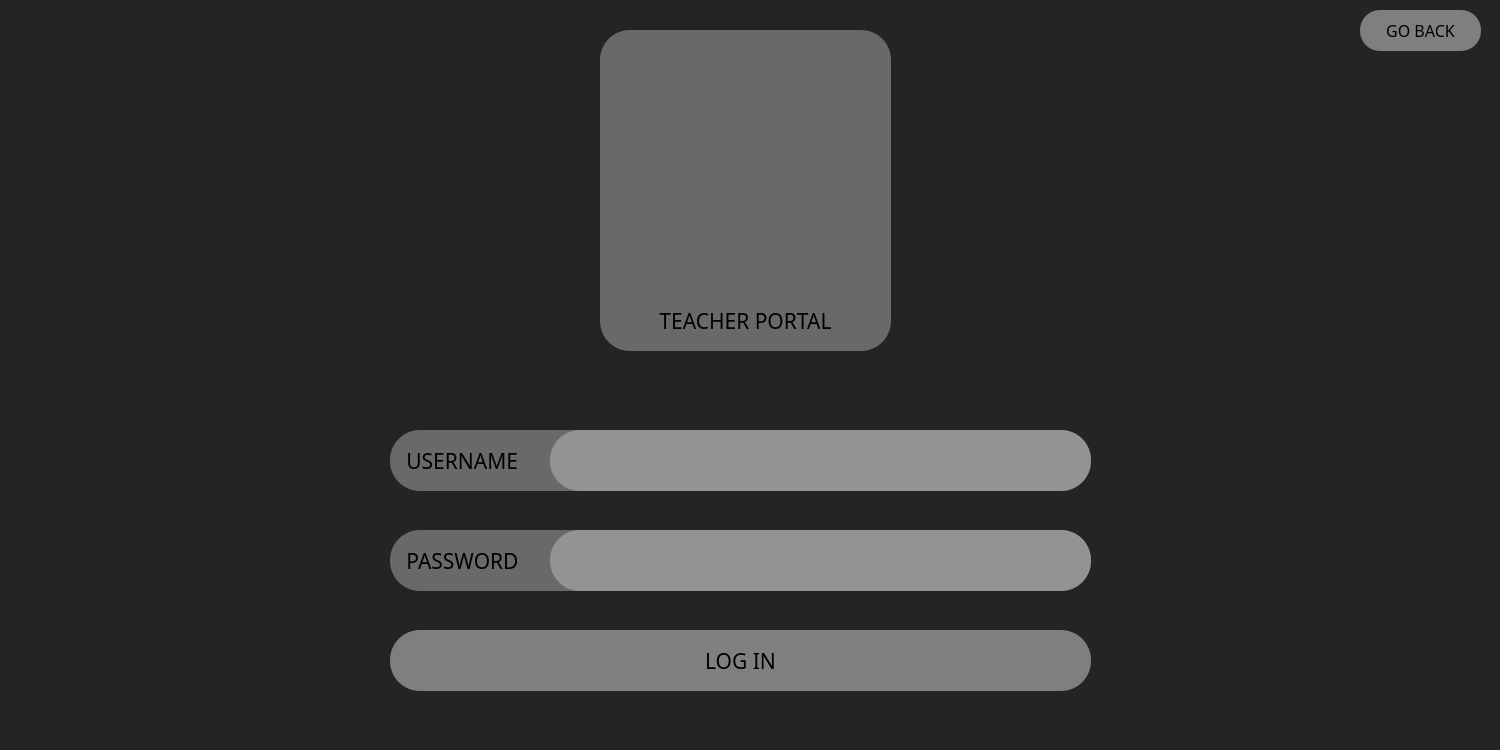
<?xml version="1.0" encoding="UTF-8"?>
<ui version="4.0">
 <class>Dialog</class>
 <widget class="QDialog" name="Dialog">
  <property name="geometry">
   <rect>
    <x>0</x>
    <y>0</y>
    <width>1500</width>
    <height>750</height>
   </rect>
  </property>
  <property name="windowTitle">
   <string>Dialog</string>
  </property>
  <property name="styleSheet">
   <string notr="true">QDialog#Dialog{
background-color: rgb(36, 36, 36);
;}</string>
  </property>
  <widget class="QLabel" name="section">
   <property name="geometry">
    <rect>
     <x>600</x>
     <y>30</y>
     <width>291</width>
     <height>321</height>
    </rect>
   </property>
   <property name="font">
    <font>
     <family>Corbel Light</family>
     <pointsize>36</pointsize>
    </font>
   </property>
   <property name="styleSheet">
    <string notr="true">background-color:rgba(255, 255, 255, 80);
border-radius: 30px;</string>
   </property>
   <property name="text">
    <string>&lt;html&gt;&lt;head/&gt;&lt;body&gt;&lt;p&gt;&lt;br/&gt;&lt;/p&gt;&lt;/body&gt;&lt;/html&gt;</string>
   </property>
   <property name="alignment">
    <set>Qt::AlignCenter</set>
   </property>
  </widget>
  <widget class="QLabel" name="label">
   <property name="geometry">
    <rect>
     <x>630</x>
     <y>60</y>
     <width>231</width>
     <height>231</height>
    </rect>
   </property>
   <property name="text">
    <string>&lt;html&gt;&lt;head/&gt;&lt;body&gt;&lt;p&gt;&lt;img src=&quot;:/Logos/LogoMedium.png&quot;/&gt;&lt;/p&gt;&lt;/body&gt;&lt;/html&gt;</string>
   </property>
  </widget>
  <widget class="QLabel" name="assistantlbl">
   <property name="geometry">
    <rect>
     <x>600</x>
     <y>290</y>
     <width>291</width>
     <height>61</height>
    </rect>
   </property>
   <property name="palette">
    <palette>
     <active>
      <colorrole role="WindowText">
       <brush brushstyle="SolidPattern">
        <color alpha="255">
         <red>0</red>
         <green>0</green>
         <blue>0</blue>
        </color>
       </brush>
      </colorrole>
      <colorrole role="Button">
       <brush brushstyle="SolidPattern">
        <color alpha="0">
         <red>255</red>
         <green>255</green>
         <blue>255</blue>
        </color>
       </brush>
      </colorrole>
      <colorrole role="Text">
       <brush brushstyle="SolidPattern">
        <color alpha="255">
         <red>0</red>
         <green>0</green>
         <blue>0</blue>
        </color>
       </brush>
      </colorrole>
      <colorrole role="ButtonText">
       <brush brushstyle="SolidPattern">
        <color alpha="255">
         <red>0</red>
         <green>0</green>
         <blue>0</blue>
        </color>
       </brush>
      </colorrole>
      <colorrole role="Base">
       <brush brushstyle="SolidPattern">
        <color alpha="0">
         <red>255</red>
         <green>255</green>
         <blue>255</blue>
        </color>
       </brush>
      </colorrole>
      <colorrole role="Window">
       <brush brushstyle="SolidPattern">
        <color alpha="0">
         <red>255</red>
         <green>255</green>
         <blue>255</blue>
        </color>
       </brush>
      </colorrole>
      <colorrole role="PlaceholderText">
       <brush brushstyle="SolidPattern">
        <color alpha="128">
         <red>0</red>
         <green>85</green>
         <blue>255</blue>
        </color>
       </brush>
      </colorrole>
     </active>
     <inactive>
      <colorrole role="WindowText">
       <brush brushstyle="SolidPattern">
        <color alpha="255">
         <red>0</red>
         <green>0</green>
         <blue>0</blue>
        </color>
       </brush>
      </colorrole>
      <colorrole role="Button">
       <brush brushstyle="SolidPattern">
        <color alpha="0">
         <red>255</red>
         <green>255</green>
         <blue>255</blue>
        </color>
       </brush>
      </colorrole>
      <colorrole role="Text">
       <brush brushstyle="SolidPattern">
        <color alpha="255">
         <red>0</red>
         <green>0</green>
         <blue>0</blue>
        </color>
       </brush>
      </colorrole>
      <colorrole role="ButtonText">
       <brush brushstyle="SolidPattern">
        <color alpha="255">
         <red>0</red>
         <green>0</green>
         <blue>0</blue>
        </color>
       </brush>
      </colorrole>
      <colorrole role="Base">
       <brush brushstyle="SolidPattern">
        <color alpha="0">
         <red>255</red>
         <green>255</green>
         <blue>255</blue>
        </color>
       </brush>
      </colorrole>
      <colorrole role="Window">
       <brush brushstyle="SolidPattern">
        <color alpha="0">
         <red>255</red>
         <green>255</green>
         <blue>255</blue>
        </color>
       </brush>
      </colorrole>
      <colorrole role="PlaceholderText">
       <brush brushstyle="SolidPattern">
        <color alpha="128">
         <red>0</red>
         <green>85</green>
         <blue>255</blue>
        </color>
       </brush>
      </colorrole>
     </inactive>
     <disabled>
      <colorrole role="WindowText">
       <brush brushstyle="SolidPattern">
        <color alpha="255">
         <red>120</red>
         <green>120</green>
         <blue>120</blue>
        </color>
       </brush>
      </colorrole>
      <colorrole role="Button">
       <brush brushstyle="SolidPattern">
        <color alpha="0">
         <red>255</red>
         <green>255</green>
         <blue>255</blue>
        </color>
       </brush>
      </colorrole>
      <colorrole role="Text">
       <brush brushstyle="SolidPattern">
        <color alpha="255">
         <red>120</red>
         <green>120</green>
         <blue>120</blue>
        </color>
       </brush>
      </colorrole>
      <colorrole role="ButtonText">
       <brush brushstyle="SolidPattern">
        <color alpha="255">
         <red>120</red>
         <green>120</green>
         <blue>120</blue>
        </color>
       </brush>
      </colorrole>
      <colorrole role="Base">
       <brush brushstyle="SolidPattern">
        <color alpha="0">
         <red>255</red>
         <green>255</green>
         <blue>255</blue>
        </color>
       </brush>
      </colorrole>
      <colorrole role="Window">
       <brush brushstyle="SolidPattern">
        <color alpha="0">
         <red>255</red>
         <green>255</green>
         <blue>255</blue>
        </color>
       </brush>
      </colorrole>
      <colorrole role="PlaceholderText">
       <brush brushstyle="SolidPattern">
        <color alpha="128">
         <red>0</red>
         <green>0</green>
         <blue>0</blue>
        </color>
       </brush>
      </colorrole>
     </disabled>
    </palette>
   </property>
   <property name="font">
    <font>
     <family>Corbel Light</family>
     <pointsize>16</pointsize>
    </font>
   </property>
   <property name="styleSheet">
    <string notr="true">background-color:rgba(255, 255, 255, 0);
border-radius: 30px;</string>
   </property>
   <property name="text">
    <string>TEACHER PORTAL</string>
   </property>
   <property name="alignment">
    <set>Qt::AlignCenter</set>
   </property>
  </widget>
  <widget class="QLineEdit" name="username">
   <property name="geometry">
    <rect>
     <x>550</x>
     <y>430</y>
     <width>541</width>
     <height>61</height>
    </rect>
   </property>
   <property name="palette">
    <palette>
     <active>
      <colorrole role="WindowText">
       <brush brushstyle="SolidPattern">
        <color alpha="255">
         <red>255</red>
         <green>255</green>
         <blue>255</blue>
        </color>
       </brush>
      </colorrole>
      <colorrole role="Button">
       <brush brushstyle="SolidPattern">
        <color alpha="180">
         <red>165</red>
         <green>165</green>
         <blue>165</blue>
        </color>
       </brush>
      </colorrole>
      <colorrole role="Text">
       <brush brushstyle="SolidPattern">
        <color alpha="255">
         <red>255</red>
         <green>255</green>
         <blue>255</blue>
        </color>
       </brush>
      </colorrole>
      <colorrole role="ButtonText">
       <brush brushstyle="SolidPattern">
        <color alpha="255">
         <red>255</red>
         <green>255</green>
         <blue>255</blue>
        </color>
       </brush>
      </colorrole>
      <colorrole role="Base">
       <brush brushstyle="SolidPattern">
        <color alpha="180">
         <red>165</red>
         <green>165</green>
         <blue>165</blue>
        </color>
       </brush>
      </colorrole>
      <colorrole role="Window">
       <brush brushstyle="SolidPattern">
        <color alpha="180">
         <red>165</red>
         <green>165</green>
         <blue>165</blue>
        </color>
       </brush>
      </colorrole>
      <colorrole role="ToolTipText">
       <brush brushstyle="SolidPattern">
        <color alpha="255">
         <red>0</red>
         <green>85</green>
         <blue>255</blue>
        </color>
       </brush>
      </colorrole>
      <colorrole role="PlaceholderText">
       <brush brushstyle="SolidPattern">
        <color alpha="128">
         <red>0</red>
         <green>85</green>
         <blue>255</blue>
        </color>
       </brush>
      </colorrole>
     </active>
     <inactive>
      <colorrole role="WindowText">
       <brush brushstyle="SolidPattern">
        <color alpha="255">
         <red>255</red>
         <green>255</green>
         <blue>255</blue>
        </color>
       </brush>
      </colorrole>
      <colorrole role="Button">
       <brush brushstyle="SolidPattern">
        <color alpha="180">
         <red>165</red>
         <green>165</green>
         <blue>165</blue>
        </color>
       </brush>
      </colorrole>
      <colorrole role="Text">
       <brush brushstyle="SolidPattern">
        <color alpha="255">
         <red>255</red>
         <green>255</green>
         <blue>255</blue>
        </color>
       </brush>
      </colorrole>
      <colorrole role="ButtonText">
       <brush brushstyle="SolidPattern">
        <color alpha="255">
         <red>255</red>
         <green>255</green>
         <blue>255</blue>
        </color>
       </brush>
      </colorrole>
      <colorrole role="Base">
       <brush brushstyle="SolidPattern">
        <color alpha="180">
         <red>165</red>
         <green>165</green>
         <blue>165</blue>
        </color>
       </brush>
      </colorrole>
      <colorrole role="Window">
       <brush brushstyle="SolidPattern">
        <color alpha="180">
         <red>165</red>
         <green>165</green>
         <blue>165</blue>
        </color>
       </brush>
      </colorrole>
      <colorrole role="ToolTipText">
       <brush brushstyle="SolidPattern">
        <color alpha="255">
         <red>0</red>
         <green>85</green>
         <blue>255</blue>
        </color>
       </brush>
      </colorrole>
      <colorrole role="PlaceholderText">
       <brush brushstyle="SolidPattern">
        <color alpha="128">
         <red>0</red>
         <green>85</green>
         <blue>255</blue>
        </color>
       </brush>
      </colorrole>
     </inactive>
     <disabled>
      <colorrole role="WindowText">
       <brush brushstyle="SolidPattern">
        <color alpha="255">
         <red>120</red>
         <green>120</green>
         <blue>120</blue>
        </color>
       </brush>
      </colorrole>
      <colorrole role="Button">
       <brush brushstyle="SolidPattern">
        <color alpha="180">
         <red>165</red>
         <green>165</green>
         <blue>165</blue>
        </color>
       </brush>
      </colorrole>
      <colorrole role="Text">
       <brush brushstyle="SolidPattern">
        <color alpha="255">
         <red>120</red>
         <green>120</green>
         <blue>120</blue>
        </color>
       </brush>
      </colorrole>
      <colorrole role="ButtonText">
       <brush brushstyle="SolidPattern">
        <color alpha="255">
         <red>120</red>
         <green>120</green>
         <blue>120</blue>
        </color>
       </brush>
      </colorrole>
      <colorrole role="Base">
       <brush brushstyle="SolidPattern">
        <color alpha="180">
         <red>165</red>
         <green>165</green>
         <blue>165</blue>
        </color>
       </brush>
      </colorrole>
      <colorrole role="Window">
       <brush brushstyle="SolidPattern">
        <color alpha="180">
         <red>165</red>
         <green>165</green>
         <blue>165</blue>
        </color>
       </brush>
      </colorrole>
      <colorrole role="ToolTipText">
       <brush brushstyle="SolidPattern">
        <color alpha="255">
         <red>0</red>
         <green>85</green>
         <blue>255</blue>
        </color>
       </brush>
      </colorrole>
      <colorrole role="PlaceholderText">
       <brush brushstyle="SolidPattern">
        <color alpha="128">
         <red>0</red>
         <green>0</green>
         <blue>0</blue>
        </color>
       </brush>
      </colorrole>
     </disabled>
    </palette>
   </property>
   <property name="styleSheet">
    <string notr="true">border-radius: 30px;
font: 15pt &quot;Segoe UI Semilight&quot;;
background-color: rgba(165, 165, 165, 180);
text-align: center;
text-color: rgb(255, 255, 255);</string>
   </property>
   <property name="text">
    <string/>
   </property>
   <property name="alignment">
    <set>Qt::AlignCenter</set>
   </property>
  </widget>
  <widget class="QLabel" name="usernamelbl">
   <property name="geometry">
    <rect>
     <x>390</x>
     <y>430</y>
     <width>701</width>
     <height>61</height>
    </rect>
   </property>
   <property name="palette">
    <palette>
     <active>
      <colorrole role="WindowText">
       <brush brushstyle="SolidPattern">
        <color alpha="255">
         <red>0</red>
         <green>0</green>
         <blue>0</blue>
        </color>
       </brush>
      </colorrole>
      <colorrole role="Button">
       <brush brushstyle="SolidPattern">
        <color alpha="80">
         <red>255</red>
         <green>255</green>
         <blue>255</blue>
        </color>
       </brush>
      </colorrole>
      <colorrole role="Text">
       <brush brushstyle="SolidPattern">
        <color alpha="255">
         <red>0</red>
         <green>0</green>
         <blue>0</blue>
        </color>
       </brush>
      </colorrole>
      <colorrole role="ButtonText">
       <brush brushstyle="SolidPattern">
        <color alpha="255">
         <red>0</red>
         <green>0</green>
         <blue>0</blue>
        </color>
       </brush>
      </colorrole>
      <colorrole role="Base">
       <brush brushstyle="SolidPattern">
        <color alpha="80">
         <red>255</red>
         <green>255</green>
         <blue>255</blue>
        </color>
       </brush>
      </colorrole>
      <colorrole role="Window">
       <brush brushstyle="SolidPattern">
        <color alpha="80">
         <red>255</red>
         <green>255</green>
         <blue>255</blue>
        </color>
       </brush>
      </colorrole>
      <colorrole role="PlaceholderText">
       <brush brushstyle="SolidPattern">
        <color alpha="128">
         <red>0</red>
         <green>85</green>
         <blue>255</blue>
        </color>
       </brush>
      </colorrole>
     </active>
     <inactive>
      <colorrole role="WindowText">
       <brush brushstyle="SolidPattern">
        <color alpha="255">
         <red>0</red>
         <green>0</green>
         <blue>0</blue>
        </color>
       </brush>
      </colorrole>
      <colorrole role="Button">
       <brush brushstyle="SolidPattern">
        <color alpha="80">
         <red>255</red>
         <green>255</green>
         <blue>255</blue>
        </color>
       </brush>
      </colorrole>
      <colorrole role="Text">
       <brush brushstyle="SolidPattern">
        <color alpha="255">
         <red>0</red>
         <green>0</green>
         <blue>0</blue>
        </color>
       </brush>
      </colorrole>
      <colorrole role="ButtonText">
       <brush brushstyle="SolidPattern">
        <color alpha="255">
         <red>0</red>
         <green>0</green>
         <blue>0</blue>
        </color>
       </brush>
      </colorrole>
      <colorrole role="Base">
       <brush brushstyle="SolidPattern">
        <color alpha="80">
         <red>255</red>
         <green>255</green>
         <blue>255</blue>
        </color>
       </brush>
      </colorrole>
      <colorrole role="Window">
       <brush brushstyle="SolidPattern">
        <color alpha="80">
         <red>255</red>
         <green>255</green>
         <blue>255</blue>
        </color>
       </brush>
      </colorrole>
      <colorrole role="PlaceholderText">
       <brush brushstyle="SolidPattern">
        <color alpha="128">
         <red>0</red>
         <green>85</green>
         <blue>255</blue>
        </color>
       </brush>
      </colorrole>
     </inactive>
     <disabled>
      <colorrole role="WindowText">
       <brush brushstyle="SolidPattern">
        <color alpha="255">
         <red>120</red>
         <green>120</green>
         <blue>120</blue>
        </color>
       </brush>
      </colorrole>
      <colorrole role="Button">
       <brush brushstyle="SolidPattern">
        <color alpha="80">
         <red>255</red>
         <green>255</green>
         <blue>255</blue>
        </color>
       </brush>
      </colorrole>
      <colorrole role="Text">
       <brush brushstyle="SolidPattern">
        <color alpha="255">
         <red>120</red>
         <green>120</green>
         <blue>120</blue>
        </color>
       </brush>
      </colorrole>
      <colorrole role="ButtonText">
       <brush brushstyle="SolidPattern">
        <color alpha="255">
         <red>120</red>
         <green>120</green>
         <blue>120</blue>
        </color>
       </brush>
      </colorrole>
      <colorrole role="Base">
       <brush brushstyle="SolidPattern">
        <color alpha="80">
         <red>255</red>
         <green>255</green>
         <blue>255</blue>
        </color>
       </brush>
      </colorrole>
      <colorrole role="Window">
       <brush brushstyle="SolidPattern">
        <color alpha="80">
         <red>255</red>
         <green>255</green>
         <blue>255</blue>
        </color>
       </brush>
      </colorrole>
      <colorrole role="PlaceholderText">
       <brush brushstyle="SolidPattern">
        <color alpha="128">
         <red>0</red>
         <green>0</green>
         <blue>0</blue>
        </color>
       </brush>
      </colorrole>
     </disabled>
    </palette>
   </property>
   <property name="font">
    <font>
     <family>Corbel Light</family>
     <pointsize>16</pointsize>
    </font>
   </property>
   <property name="styleSheet">
    <string notr="true">background-color:rgba(255, 255, 255, 80);
border-radius: 30px;</string>
   </property>
   <property name="text">
    <string>   USERNAME</string>
   </property>
  </widget>
  <widget class="QLabel" name="passwordlbl">
   <property name="geometry">
    <rect>
     <x>390</x>
     <y>530</y>
     <width>701</width>
     <height>61</height>
    </rect>
   </property>
   <property name="palette">
    <palette>
     <active>
      <colorrole role="WindowText">
       <brush brushstyle="SolidPattern">
        <color alpha="255">
         <red>0</red>
         <green>0</green>
         <blue>0</blue>
        </color>
       </brush>
      </colorrole>
      <colorrole role="Button">
       <brush brushstyle="SolidPattern">
        <color alpha="80">
         <red>255</red>
         <green>255</green>
         <blue>255</blue>
        </color>
       </brush>
      </colorrole>
      <colorrole role="Text">
       <brush brushstyle="SolidPattern">
        <color alpha="255">
         <red>0</red>
         <green>0</green>
         <blue>0</blue>
        </color>
       </brush>
      </colorrole>
      <colorrole role="ButtonText">
       <brush brushstyle="SolidPattern">
        <color alpha="255">
         <red>0</red>
         <green>0</green>
         <blue>0</blue>
        </color>
       </brush>
      </colorrole>
      <colorrole role="Base">
       <brush brushstyle="SolidPattern">
        <color alpha="80">
         <red>255</red>
         <green>255</green>
         <blue>255</blue>
        </color>
       </brush>
      </colorrole>
      <colorrole role="Window">
       <brush brushstyle="SolidPattern">
        <color alpha="80">
         <red>255</red>
         <green>255</green>
         <blue>255</blue>
        </color>
       </brush>
      </colorrole>
      <colorrole role="PlaceholderText">
       <brush brushstyle="SolidPattern">
        <color alpha="128">
         <red>0</red>
         <green>85</green>
         <blue>255</blue>
        </color>
       </brush>
      </colorrole>
     </active>
     <inactive>
      <colorrole role="WindowText">
       <brush brushstyle="SolidPattern">
        <color alpha="255">
         <red>0</red>
         <green>0</green>
         <blue>0</blue>
        </color>
       </brush>
      </colorrole>
      <colorrole role="Button">
       <brush brushstyle="SolidPattern">
        <color alpha="80">
         <red>255</red>
         <green>255</green>
         <blue>255</blue>
        </color>
       </brush>
      </colorrole>
      <colorrole role="Text">
       <brush brushstyle="SolidPattern">
        <color alpha="255">
         <red>0</red>
         <green>0</green>
         <blue>0</blue>
        </color>
       </brush>
      </colorrole>
      <colorrole role="ButtonText">
       <brush brushstyle="SolidPattern">
        <color alpha="255">
         <red>0</red>
         <green>0</green>
         <blue>0</blue>
        </color>
       </brush>
      </colorrole>
      <colorrole role="Base">
       <brush brushstyle="SolidPattern">
        <color alpha="80">
         <red>255</red>
         <green>255</green>
         <blue>255</blue>
        </color>
       </brush>
      </colorrole>
      <colorrole role="Window">
       <brush brushstyle="SolidPattern">
        <color alpha="80">
         <red>255</red>
         <green>255</green>
         <blue>255</blue>
        </color>
       </brush>
      </colorrole>
      <colorrole role="PlaceholderText">
       <brush brushstyle="SolidPattern">
        <color alpha="128">
         <red>0</red>
         <green>85</green>
         <blue>255</blue>
        </color>
       </brush>
      </colorrole>
     </inactive>
     <disabled>
      <colorrole role="WindowText">
       <brush brushstyle="SolidPattern">
        <color alpha="255">
         <red>120</red>
         <green>120</green>
         <blue>120</blue>
        </color>
       </brush>
      </colorrole>
      <colorrole role="Button">
       <brush brushstyle="SolidPattern">
        <color alpha="80">
         <red>255</red>
         <green>255</green>
         <blue>255</blue>
        </color>
       </brush>
      </colorrole>
      <colorrole role="Text">
       <brush brushstyle="SolidPattern">
        <color alpha="255">
         <red>120</red>
         <green>120</green>
         <blue>120</blue>
        </color>
       </brush>
      </colorrole>
      <colorrole role="ButtonText">
       <brush brushstyle="SolidPattern">
        <color alpha="255">
         <red>120</red>
         <green>120</green>
         <blue>120</blue>
        </color>
       </brush>
      </colorrole>
      <colorrole role="Base">
       <brush brushstyle="SolidPattern">
        <color alpha="80">
         <red>255</red>
         <green>255</green>
         <blue>255</blue>
        </color>
       </brush>
      </colorrole>
      <colorrole role="Window">
       <brush brushstyle="SolidPattern">
        <color alpha="80">
         <red>255</red>
         <green>255</green>
         <blue>255</blue>
        </color>
       </brush>
      </colorrole>
      <colorrole role="PlaceholderText">
       <brush brushstyle="SolidPattern">
        <color alpha="128">
         <red>0</red>
         <green>0</green>
         <blue>0</blue>
        </color>
       </brush>
      </colorrole>
     </disabled>
    </palette>
   </property>
   <property name="font">
    <font>
     <family>Corbel Light</family>
     <pointsize>16</pointsize>
    </font>
   </property>
   <property name="styleSheet">
    <string notr="true">background-color:rgba(255, 255, 255, 80);
border-radius: 30px;</string>
   </property>
   <property name="text">
    <string>   PASSWORD</string>
   </property>
  </widget>
  <widget class="QLineEdit" name="password">
   <property name="geometry">
    <rect>
     <x>550</x>
     <y>530</y>
     <width>541</width>
     <height>61</height>
    </rect>
   </property>
   <property name="palette">
    <palette>
     <active>
      <colorrole role="WindowText">
       <brush brushstyle="SolidPattern">
        <color alpha="255">
         <red>255</red>
         <green>255</green>
         <blue>255</blue>
        </color>
       </brush>
      </colorrole>
      <colorrole role="Button">
       <brush brushstyle="SolidPattern">
        <color alpha="180">
         <red>165</red>
         <green>165</green>
         <blue>165</blue>
        </color>
       </brush>
      </colorrole>
      <colorrole role="Text">
       <brush brushstyle="SolidPattern">
        <color alpha="255">
         <red>255</red>
         <green>255</green>
         <blue>255</blue>
        </color>
       </brush>
      </colorrole>
      <colorrole role="ButtonText">
       <brush brushstyle="SolidPattern">
        <color alpha="255">
         <red>255</red>
         <green>255</green>
         <blue>255</blue>
        </color>
       </brush>
      </colorrole>
      <colorrole role="Base">
       <brush brushstyle="SolidPattern">
        <color alpha="180">
         <red>165</red>
         <green>165</green>
         <blue>165</blue>
        </color>
       </brush>
      </colorrole>
      <colorrole role="Window">
       <brush brushstyle="SolidPattern">
        <color alpha="180">
         <red>165</red>
         <green>165</green>
         <blue>165</blue>
        </color>
       </brush>
      </colorrole>
      <colorrole role="ToolTipText">
       <brush brushstyle="SolidPattern">
        <color alpha="255">
         <red>0</red>
         <green>85</green>
         <blue>255</blue>
        </color>
       </brush>
      </colorrole>
      <colorrole role="PlaceholderText">
       <brush brushstyle="SolidPattern">
        <color alpha="128">
         <red>0</red>
         <green>85</green>
         <blue>255</blue>
        </color>
       </brush>
      </colorrole>
     </active>
     <inactive>
      <colorrole role="WindowText">
       <brush brushstyle="SolidPattern">
        <color alpha="255">
         <red>255</red>
         <green>255</green>
         <blue>255</blue>
        </color>
       </brush>
      </colorrole>
      <colorrole role="Button">
       <brush brushstyle="SolidPattern">
        <color alpha="180">
         <red>165</red>
         <green>165</green>
         <blue>165</blue>
        </color>
       </brush>
      </colorrole>
      <colorrole role="Text">
       <brush brushstyle="SolidPattern">
        <color alpha="255">
         <red>255</red>
         <green>255</green>
         <blue>255</blue>
        </color>
       </brush>
      </colorrole>
      <colorrole role="ButtonText">
       <brush brushstyle="SolidPattern">
        <color alpha="255">
         <red>255</red>
         <green>255</green>
         <blue>255</blue>
        </color>
       </brush>
      </colorrole>
      <colorrole role="Base">
       <brush brushstyle="SolidPattern">
        <color alpha="180">
         <red>165</red>
         <green>165</green>
         <blue>165</blue>
        </color>
       </brush>
      </colorrole>
      <colorrole role="Window">
       <brush brushstyle="SolidPattern">
        <color alpha="180">
         <red>165</red>
         <green>165</green>
         <blue>165</blue>
        </color>
       </brush>
      </colorrole>
      <colorrole role="ToolTipText">
       <brush brushstyle="SolidPattern">
        <color alpha="255">
         <red>0</red>
         <green>85</green>
         <blue>255</blue>
        </color>
       </brush>
      </colorrole>
      <colorrole role="PlaceholderText">
       <brush brushstyle="SolidPattern">
        <color alpha="128">
         <red>0</red>
         <green>85</green>
         <blue>255</blue>
        </color>
       </brush>
      </colorrole>
     </inactive>
     <disabled>
      <colorrole role="WindowText">
       <brush brushstyle="SolidPattern">
        <color alpha="255">
         <red>120</red>
         <green>120</green>
         <blue>120</blue>
        </color>
       </brush>
      </colorrole>
      <colorrole role="Button">
       <brush brushstyle="SolidPattern">
        <color alpha="180">
         <red>165</red>
         <green>165</green>
         <blue>165</blue>
        </color>
       </brush>
      </colorrole>
      <colorrole role="Text">
       <brush brushstyle="SolidPattern">
        <color alpha="255">
         <red>120</red>
         <green>120</green>
         <blue>120</blue>
        </color>
       </brush>
      </colorrole>
      <colorrole role="ButtonText">
       <brush brushstyle="SolidPattern">
        <color alpha="255">
         <red>120</red>
         <green>120</green>
         <blue>120</blue>
        </color>
       </brush>
      </colorrole>
      <colorrole role="Base">
       <brush brushstyle="SolidPattern">
        <color alpha="180">
         <red>165</red>
         <green>165</green>
         <blue>165</blue>
        </color>
       </brush>
      </colorrole>
      <colorrole role="Window">
       <brush brushstyle="SolidPattern">
        <color alpha="180">
         <red>165</red>
         <green>165</green>
         <blue>165</blue>
        </color>
       </brush>
      </colorrole>
      <colorrole role="ToolTipText">
       <brush brushstyle="SolidPattern">
        <color alpha="255">
         <red>0</red>
         <green>85</green>
         <blue>255</blue>
        </color>
       </brush>
      </colorrole>
      <colorrole role="PlaceholderText">
       <brush brushstyle="SolidPattern">
        <color alpha="128">
         <red>0</red>
         <green>0</green>
         <blue>0</blue>
        </color>
       </brush>
      </colorrole>
     </disabled>
    </palette>
   </property>
   <property name="styleSheet">
    <string notr="true">border-radius: 30px;
font: 15pt &quot;Segoe UI Semilight&quot;;
background-color: rgba(165, 165, 165, 180);
text-align: center;
text-color: rgb(255, 255, 255);


</string>
   </property>
   <property name="text">
    <string/>
   </property>
   <property name="alignment">
    <set>Qt::AlignCenter</set>
   </property>
  </widget>
  <widget class="QPushButton" name="login">
   <property name="geometry">
    <rect>
     <x>390</x>
     <y>630</y>
     <width>701</width>
     <height>61</height>
    </rect>
   </property>
   <property name="palette">
    <palette>
     <active>
      <colorrole role="Button">
       <brush brushstyle="SolidPattern">
        <color alpha="180">
         <red>165</red>
         <green>165</green>
         <blue>165</blue>
        </color>
       </brush>
      </colorrole>
      <colorrole role="ButtonText">
       <brush brushstyle="SolidPattern">
        <color alpha="255">
         <red>0</red>
         <green>0</green>
         <blue>0</blue>
        </color>
       </brush>
      </colorrole>
      <colorrole role="Base">
       <brush brushstyle="SolidPattern">
        <color alpha="180">
         <red>165</red>
         <green>165</green>
         <blue>165</blue>
        </color>
       </brush>
      </colorrole>
      <colorrole role="Window">
       <brush brushstyle="SolidPattern">
        <color alpha="180">
         <red>165</red>
         <green>165</green>
         <blue>165</blue>
        </color>
       </brush>
      </colorrole>
     </active>
     <inactive>
      <colorrole role="Button">
       <brush brushstyle="SolidPattern">
        <color alpha="180">
         <red>165</red>
         <green>165</green>
         <blue>165</blue>
        </color>
       </brush>
      </colorrole>
      <colorrole role="ButtonText">
       <brush brushstyle="SolidPattern">
        <color alpha="255">
         <red>0</red>
         <green>0</green>
         <blue>0</blue>
        </color>
       </brush>
      </colorrole>
      <colorrole role="Base">
       <brush brushstyle="SolidPattern">
        <color alpha="180">
         <red>165</red>
         <green>165</green>
         <blue>165</blue>
        </color>
       </brush>
      </colorrole>
      <colorrole role="Window">
       <brush brushstyle="SolidPattern">
        <color alpha="180">
         <red>165</red>
         <green>165</green>
         <blue>165</blue>
        </color>
       </brush>
      </colorrole>
     </inactive>
     <disabled>
      <colorrole role="Button">
       <brush brushstyle="SolidPattern">
        <color alpha="180">
         <red>165</red>
         <green>165</green>
         <blue>165</blue>
        </color>
       </brush>
      </colorrole>
      <colorrole role="ButtonText">
       <brush brushstyle="SolidPattern">
        <color alpha="255">
         <red>120</red>
         <green>120</green>
         <blue>120</blue>
        </color>
       </brush>
      </colorrole>
      <colorrole role="Base">
       <brush brushstyle="SolidPattern">
        <color alpha="180">
         <red>165</red>
         <green>165</green>
         <blue>165</blue>
        </color>
       </brush>
      </colorrole>
      <colorrole role="Window">
       <brush brushstyle="SolidPattern">
        <color alpha="180">
         <red>165</red>
         <green>165</green>
         <blue>165</blue>
        </color>
       </brush>
      </colorrole>
     </disabled>
    </palette>
   </property>
   <property name="font">
    <font>
     <family>Corbel Light</family>
     <pointsize>16</pointsize>
    </font>
   </property>
   <property name="styleSheet">
    <string notr="true">QPushButton {
    border-radius: 30px;
    background-color: rgba(165, 165, 165, 180);
}

QPushButton:hover {
    background-color:rgba(109, 109, 109,100);
}
</string>
   </property>
   <property name="text">
    <string>LOG IN</string>
   </property>
   <property name="checkable">
    <bool>false</bool>
   </property>
   <property name="checked">
    <bool>false</bool>
   </property>
  </widget>
  <widget class="QLabel" name="usererror">
   <property name="geometry">
    <rect>
     <x>510</x>
     <y>500</y>
     <width>471</width>
     <height>20</height>
    </rect>
   </property>
   <property name="palette">
    <palette>
     <active>
      <colorrole role="WindowText">
       <brush brushstyle="SolidPattern">
        <color alpha="255">
         <red>255</red>
         <green>0</green>
         <blue>0</blue>
        </color>
       </brush>
      </colorrole>
      <colorrole role="Text">
       <brush brushstyle="SolidPattern">
        <color alpha="255">
         <red>255</red>
         <green>0</green>
         <blue>0</blue>
        </color>
       </brush>
      </colorrole>
      <colorrole role="ButtonText">
       <brush brushstyle="SolidPattern">
        <color alpha="255">
         <red>255</red>
         <green>0</green>
         <blue>0</blue>
        </color>
       </brush>
      </colorrole>
      <colorrole role="ToolTipText">
       <brush brushstyle="SolidPattern">
        <color alpha="255">
         <red>255</red>
         <green>0</green>
         <blue>0</blue>
        </color>
       </brush>
      </colorrole>
      <colorrole role="PlaceholderText">
       <brush brushstyle="SolidPattern">
        <color alpha="128">
         <red>255</red>
         <green>0</green>
         <blue>0</blue>
        </color>
       </brush>
      </colorrole>
     </active>
     <inactive>
      <colorrole role="WindowText">
       <brush brushstyle="SolidPattern">
        <color alpha="255">
         <red>255</red>
         <green>0</green>
         <blue>0</blue>
        </color>
       </brush>
      </colorrole>
      <colorrole role="Text">
       <brush brushstyle="SolidPattern">
        <color alpha="255">
         <red>255</red>
         <green>0</green>
         <blue>0</blue>
        </color>
       </brush>
      </colorrole>
      <colorrole role="ButtonText">
       <brush brushstyle="SolidPattern">
        <color alpha="255">
         <red>255</red>
         <green>0</green>
         <blue>0</blue>
        </color>
       </brush>
      </colorrole>
      <colorrole role="ToolTipText">
       <brush brushstyle="SolidPattern">
        <color alpha="255">
         <red>255</red>
         <green>0</green>
         <blue>0</blue>
        </color>
       </brush>
      </colorrole>
      <colorrole role="PlaceholderText">
       <brush brushstyle="SolidPattern">
        <color alpha="128">
         <red>255</red>
         <green>0</green>
         <blue>0</blue>
        </color>
       </brush>
      </colorrole>
     </inactive>
     <disabled>
      <colorrole role="WindowText">
       <brush brushstyle="SolidPattern">
        <color alpha="255">
         <red>120</red>
         <green>120</green>
         <blue>120</blue>
        </color>
       </brush>
      </colorrole>
      <colorrole role="Text">
       <brush brushstyle="SolidPattern">
        <color alpha="255">
         <red>120</red>
         <green>120</green>
         <blue>120</blue>
        </color>
       </brush>
      </colorrole>
      <colorrole role="ButtonText">
       <brush brushstyle="SolidPattern">
        <color alpha="255">
         <red>120</red>
         <green>120</green>
         <blue>120</blue>
        </color>
       </brush>
      </colorrole>
      <colorrole role="ToolTipText">
       <brush brushstyle="SolidPattern">
        <color alpha="255">
         <red>255</red>
         <green>0</green>
         <blue>0</blue>
        </color>
       </brush>
      </colorrole>
      <colorrole role="PlaceholderText">
       <brush brushstyle="SolidPattern">
        <color alpha="128">
         <red>0</red>
         <green>0</green>
         <blue>0</blue>
        </color>
       </brush>
      </colorrole>
     </disabled>
    </palette>
   </property>
   <property name="font">
    <font>
     <pointsize>8</pointsize>
    </font>
   </property>
   <property name="text">
    <string/>
   </property>
   <property name="alignment">
    <set>Qt::AlignCenter</set>
   </property>
  </widget>
  <widget class="QLabel" name="passerror">
   <property name="geometry">
    <rect>
     <x>510</x>
     <y>600</y>
     <width>471</width>
     <height>20</height>
    </rect>
   </property>
   <property name="palette">
    <palette>
     <active>
      <colorrole role="WindowText">
       <brush brushstyle="SolidPattern">
        <color alpha="255">
         <red>255</red>
         <green>0</green>
         <blue>0</blue>
        </color>
       </brush>
      </colorrole>
      <colorrole role="Text">
       <brush brushstyle="SolidPattern">
        <color alpha="255">
         <red>255</red>
         <green>0</green>
         <blue>0</blue>
        </color>
       </brush>
      </colorrole>
      <colorrole role="ButtonText">
       <brush brushstyle="SolidPattern">
        <color alpha="255">
         <red>255</red>
         <green>0</green>
         <blue>0</blue>
        </color>
       </brush>
      </colorrole>
      <colorrole role="ToolTipText">
       <brush brushstyle="SolidPattern">
        <color alpha="255">
         <red>255</red>
         <green>0</green>
         <blue>0</blue>
        </color>
       </brush>
      </colorrole>
      <colorrole role="PlaceholderText">
       <brush brushstyle="SolidPattern">
        <color alpha="128">
         <red>255</red>
         <green>0</green>
         <blue>0</blue>
        </color>
       </brush>
      </colorrole>
     </active>
     <inactive>
      <colorrole role="WindowText">
       <brush brushstyle="SolidPattern">
        <color alpha="255">
         <red>255</red>
         <green>0</green>
         <blue>0</blue>
        </color>
       </brush>
      </colorrole>
      <colorrole role="Text">
       <brush brushstyle="SolidPattern">
        <color alpha="255">
         <red>255</red>
         <green>0</green>
         <blue>0</blue>
        </color>
       </brush>
      </colorrole>
      <colorrole role="ButtonText">
       <brush brushstyle="SolidPattern">
        <color alpha="255">
         <red>255</red>
         <green>0</green>
         <blue>0</blue>
        </color>
       </brush>
      </colorrole>
      <colorrole role="ToolTipText">
       <brush brushstyle="SolidPattern">
        <color alpha="255">
         <red>255</red>
         <green>0</green>
         <blue>0</blue>
        </color>
       </brush>
      </colorrole>
      <colorrole role="PlaceholderText">
       <brush brushstyle="SolidPattern">
        <color alpha="128">
         <red>255</red>
         <green>0</green>
         <blue>0</blue>
        </color>
       </brush>
      </colorrole>
     </inactive>
     <disabled>
      <colorrole role="WindowText">
       <brush brushstyle="SolidPattern">
        <color alpha="255">
         <red>120</red>
         <green>120</green>
         <blue>120</blue>
        </color>
       </brush>
      </colorrole>
      <colorrole role="Text">
       <brush brushstyle="SolidPattern">
        <color alpha="255">
         <red>120</red>
         <green>120</green>
         <blue>120</blue>
        </color>
       </brush>
      </colorrole>
      <colorrole role="ButtonText">
       <brush brushstyle="SolidPattern">
        <color alpha="255">
         <red>120</red>
         <green>120</green>
         <blue>120</blue>
        </color>
       </brush>
      </colorrole>
      <colorrole role="ToolTipText">
       <brush brushstyle="SolidPattern">
        <color alpha="255">
         <red>255</red>
         <green>0</green>
         <blue>0</blue>
        </color>
       </brush>
      </colorrole>
      <colorrole role="PlaceholderText">
       <brush brushstyle="SolidPattern">
        <color alpha="128">
         <red>0</red>
         <green>0</green>
         <blue>0</blue>
        </color>
       </brush>
      </colorrole>
     </disabled>
    </palette>
   </property>
   <property name="font">
    <font>
     <pointsize>8</pointsize>
    </font>
   </property>
   <property name="text">
    <string/>
   </property>
   <property name="alignment">
    <set>Qt::AlignCenter</set>
   </property>
  </widget>
  <widget class="QPushButton" name="back">
   <property name="geometry">
    <rect>
     <x>1360</x>
     <y>10</y>
     <width>121</width>
     <height>41</height>
    </rect>
   </property>
   <property name="palette">
    <palette>
     <active>
      <colorrole role="Button">
       <brush brushstyle="SolidPattern">
        <color alpha="180">
         <red>165</red>
         <green>165</green>
         <blue>165</blue>
        </color>
       </brush>
      </colorrole>
      <colorrole role="ButtonText">
       <brush brushstyle="SolidPattern">
        <color alpha="255">
         <red>0</red>
         <green>0</green>
         <blue>0</blue>
        </color>
       </brush>
      </colorrole>
      <colorrole role="Base">
       <brush brushstyle="SolidPattern">
        <color alpha="180">
         <red>165</red>
         <green>165</green>
         <blue>165</blue>
        </color>
       </brush>
      </colorrole>
      <colorrole role="Window">
       <brush brushstyle="SolidPattern">
        <color alpha="180">
         <red>165</red>
         <green>165</green>
         <blue>165</blue>
        </color>
       </brush>
      </colorrole>
      <colorrole role="Link">
       <brush brushstyle="SolidPattern">
        <color alpha="255">
         <red>0</red>
         <green>0</green>
         <blue>0</blue>
        </color>
       </brush>
      </colorrole>
     </active>
     <inactive>
      <colorrole role="Button">
       <brush brushstyle="SolidPattern">
        <color alpha="180">
         <red>165</red>
         <green>165</green>
         <blue>165</blue>
        </color>
       </brush>
      </colorrole>
      <colorrole role="ButtonText">
       <brush brushstyle="SolidPattern">
        <color alpha="255">
         <red>0</red>
         <green>0</green>
         <blue>0</blue>
        </color>
       </brush>
      </colorrole>
      <colorrole role="Base">
       <brush brushstyle="SolidPattern">
        <color alpha="180">
         <red>165</red>
         <green>165</green>
         <blue>165</blue>
        </color>
       </brush>
      </colorrole>
      <colorrole role="Window">
       <brush brushstyle="SolidPattern">
        <color alpha="180">
         <red>165</red>
         <green>165</green>
         <blue>165</blue>
        </color>
       </brush>
      </colorrole>
      <colorrole role="Link">
       <brush brushstyle="SolidPattern">
        <color alpha="255">
         <red>0</red>
         <green>0</green>
         <blue>0</blue>
        </color>
       </brush>
      </colorrole>
     </inactive>
     <disabled>
      <colorrole role="Button">
       <brush brushstyle="SolidPattern">
        <color alpha="180">
         <red>165</red>
         <green>165</green>
         <blue>165</blue>
        </color>
       </brush>
      </colorrole>
      <colorrole role="ButtonText">
       <brush brushstyle="SolidPattern">
        <color alpha="255">
         <red>120</red>
         <green>120</green>
         <blue>120</blue>
        </color>
       </brush>
      </colorrole>
      <colorrole role="Base">
       <brush brushstyle="SolidPattern">
        <color alpha="180">
         <red>165</red>
         <green>165</green>
         <blue>165</blue>
        </color>
       </brush>
      </colorrole>
      <colorrole role="Window">
       <brush brushstyle="SolidPattern">
        <color alpha="180">
         <red>165</red>
         <green>165</green>
         <blue>165</blue>
        </color>
       </brush>
      </colorrole>
      <colorrole role="Link">
       <brush brushstyle="SolidPattern">
        <color alpha="255">
         <red>0</red>
         <green>0</green>
         <blue>0</blue>
        </color>
       </brush>
      </colorrole>
     </disabled>
    </palette>
   </property>
   <property name="font">
    <font>
     <family>Corbel Light</family>
     <pointsize>12</pointsize>
    </font>
   </property>
   <property name="styleSheet">
    <string notr="true">QPushButton {
    border-radius: 20px;
    background-color: rgba(165, 165, 165, 180);
}

QPushButton:hover {
    background-color:rgba(109, 109, 109,100);
}

</string>
   </property>
   <property name="text">
    <string>GO BACK</string>
   </property>
  </widget>
  <zorder>passwordlbl</zorder>
  <zorder>usernamelbl</zorder>
  <zorder>section</zorder>
  <zorder>label</zorder>
  <zorder>assistantlbl</zorder>
  <zorder>login</zorder>
  <zorder>usererror</zorder>
  <zorder>passerror</zorder>
  <zorder>password</zorder>
  <zorder>username</zorder>
  <zorder>back</zorder>
 </widget>
 <resources>
  <include location="LogoFile.qrc"/>
 </resources>
 <connections/>
</ui>
